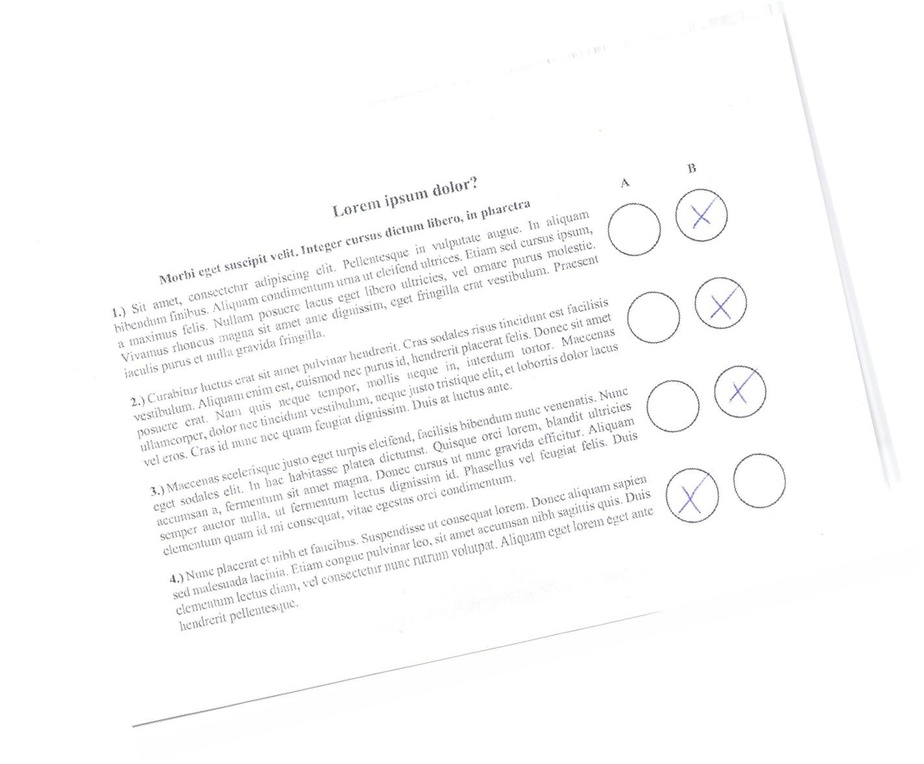
%> input picture Basic Image Processing/BIP_02_Assign/input/8.jpg, 924 x 764 px, shrunk from 1421 x 1174 before the run
$ octave detect_circle.m   (GNU Octave 9; MATLAB toolbox functions it lacks are replaced by stand-ins)
%> lines starting %> are read from the running program, lines starting %| are printed output that depends on the picture; in (x1, y1, x2, y2) boxes, pixels count from 0 and x2, y2 are one past the last pixel; in counts of white or black regions, pixels touching at a corner belong together; the program's own positions count from 1
clc;
clear all;
close all;
 currentimage= imread('/Users/kushgupta/Documents/MATLAB/BIP_02_Assign/input/8.jpg');
%> currentimage is the input picture: size 764x924x3 uint8; mean R, G, B 250.6, 250.6, 250.7
gray_image=rgb2gray(currentimage); % converting the image to gray_scale Image
new_gray_image=imadjust(gray_image); % This operation increases the contrast of the output image.
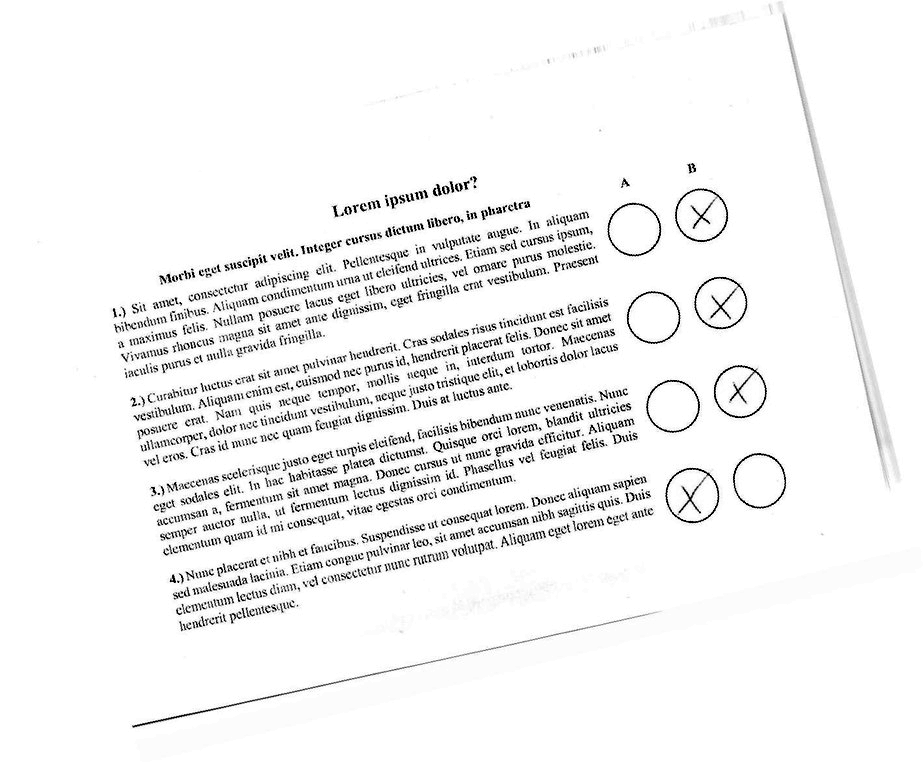
%> new_gray_image: size 764x924 uint8; min 0, max 255, mean 243.6
BW=imbinarize(new_gray_image,0.3);% converting gray scale image to binary
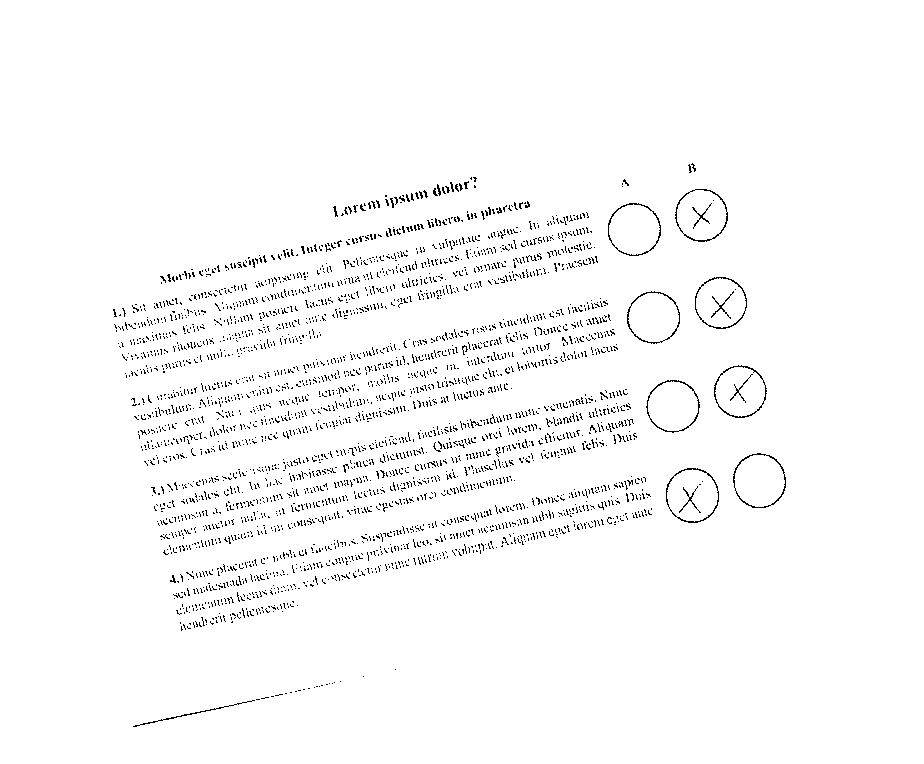
%> BW: size 764x924 logical; 97.5% white; black in thin lines or dots, all inside (x1, y1, x2, y2) = (113, 163, 786, 727)
%BW=rescale(BW);
edge_img = edge(BW,'canny'); % edge detection using canny edge detector
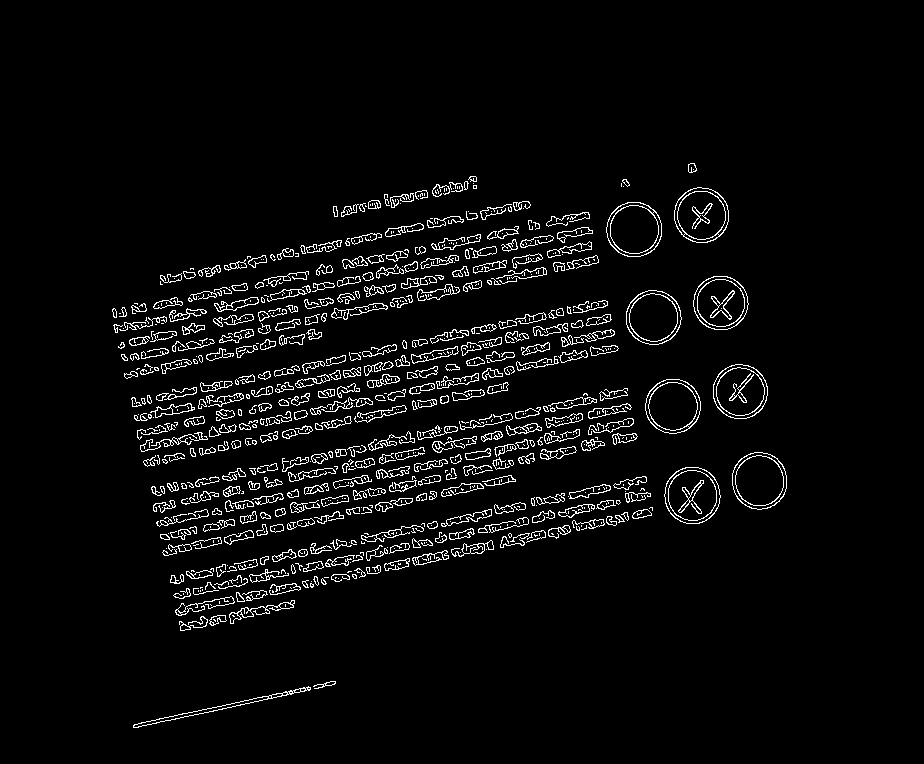
%> edge_img: size 764x924 logical; 4.2% white in thin lines or dots, all inside (x1, y1, x2, y2) = (112, 163, 787, 728)

%imshow(BW);
stat= regionprops(BW,'basic');
%> stat = 1 region; box (x1, y1, x2, y2), Area and Centroid: (0, 0, 924, 764) 688529 [463.5 382.1]
%disp(stat);

bb2=[0.80 0.80];
disp(bb2);

%> (the run ends here)

$ run again, with Basic Image Processing/BIP_02_Assign/input/1.jpg copied over Basic Image Processing/BIP_02_Assign/input/8.jpg
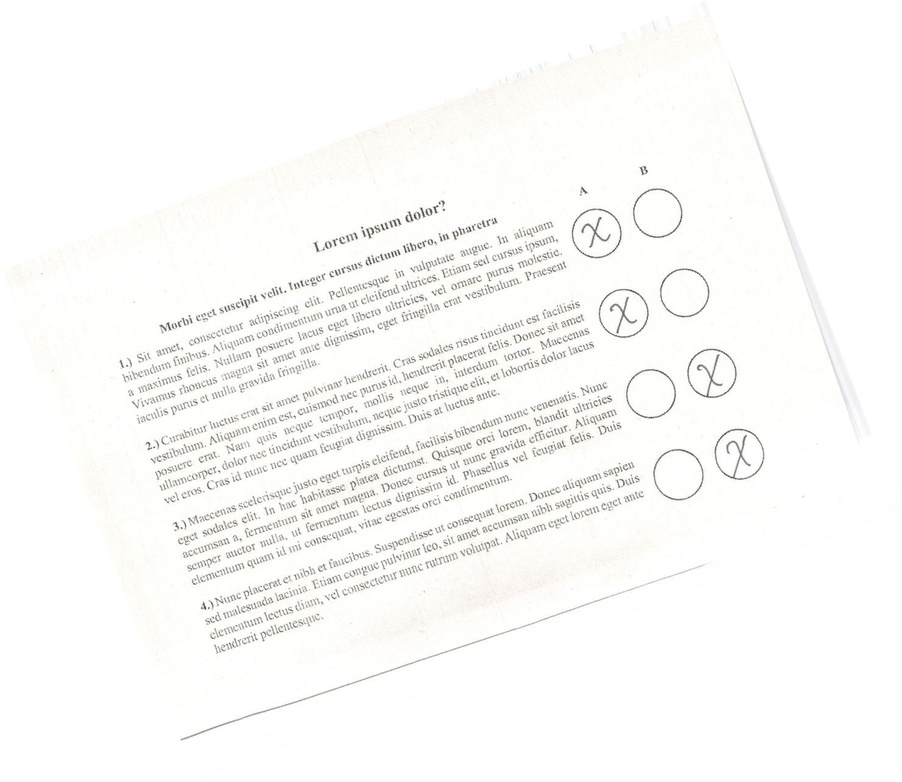
%> input picture Basic Image Processing/BIP_02_Assign/input/1.jpg, 902 x 782 px, shrunk from 1481 x 1285 before the run
%> currentimage is the input picture: size 782x902x3 uint8; mean R, G, B 250.1, 250, 248.3
%> `BW=imbinarize(new_gray_image,0.3);`:
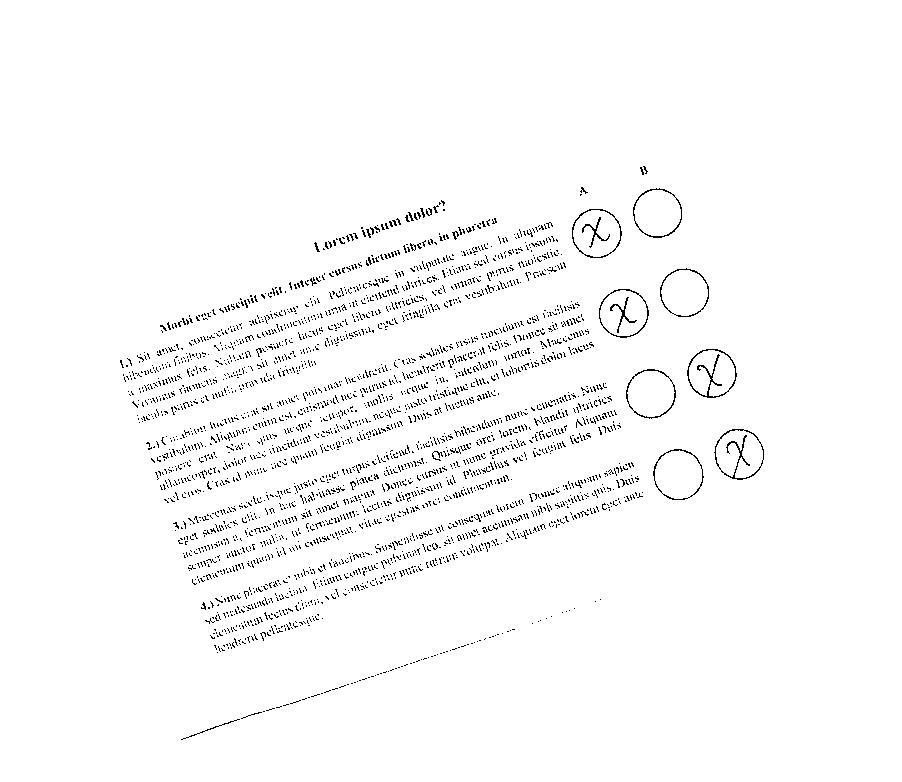
%> BW: size 782x902 logical; 97.6% white; black in thin lines or dots, all inside (x1, y1, x2, y2) = (120, 166, 764, 740)
%> `edge_img = edge(BW,'canny');`:
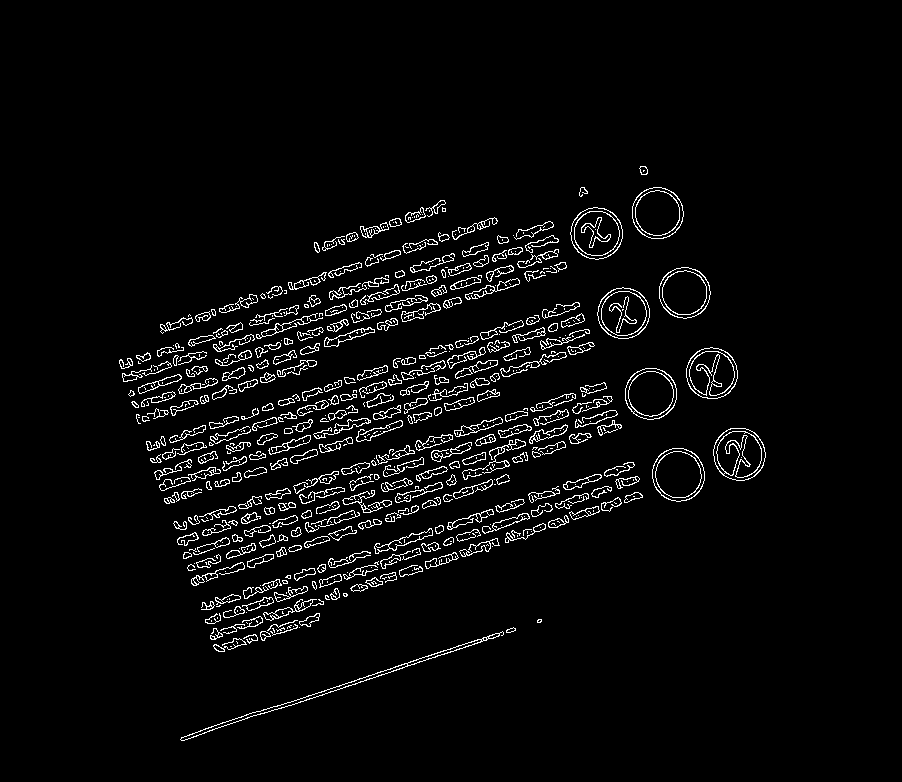
%> edge_img: size 782x902 logical; 3.9% white in thin lines or dots, all inside (x1, y1, x2, y2) = (119, 166, 766, 741)
%> stat = 1 region; box (x1, y1, x2, y2), Area and Centroid: (0, 0, 902, 782) 688236 [452.4 390.9]

$ run again, with Basic Image Processing/BIP_02_Assign/input/10.jpg copied over Basic Image Processing/BIP_02_Assign/input/8.jpg
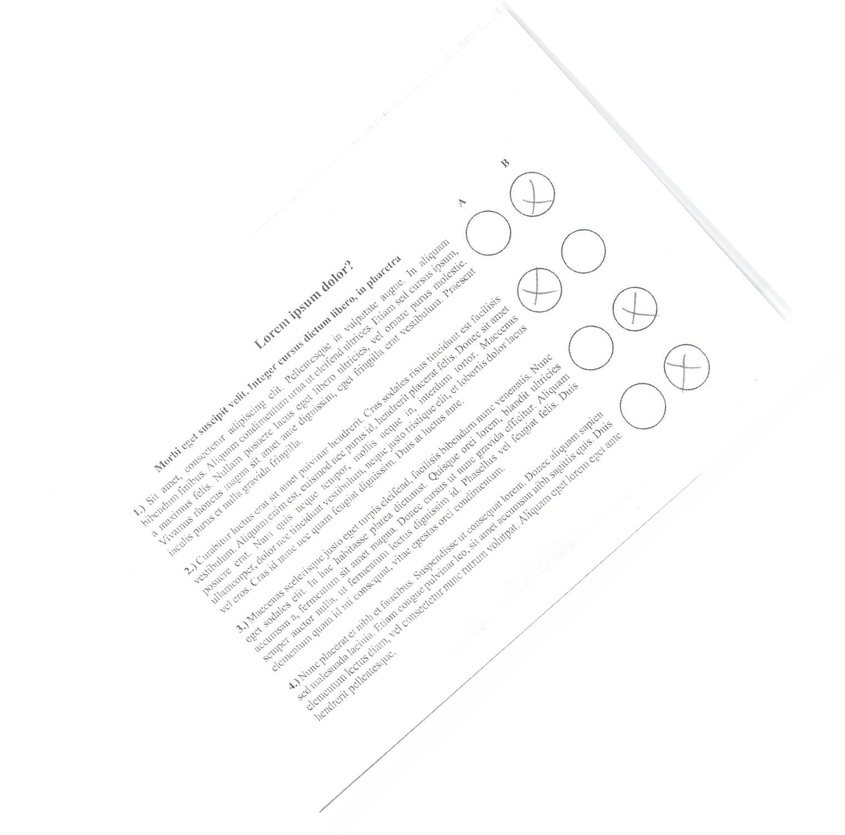
%> input picture Basic Image Processing/BIP_02_Assign/input/10.jpg, 845 x 835 px, shrunk from 1521 x 1504 before the run
%> currentimage is the input picture: size 835x845x3 uint8; mean R, G, B 251.7, 251.7, 251.7
%> `BW=imbinarize(new_gray_image,0.3);`:
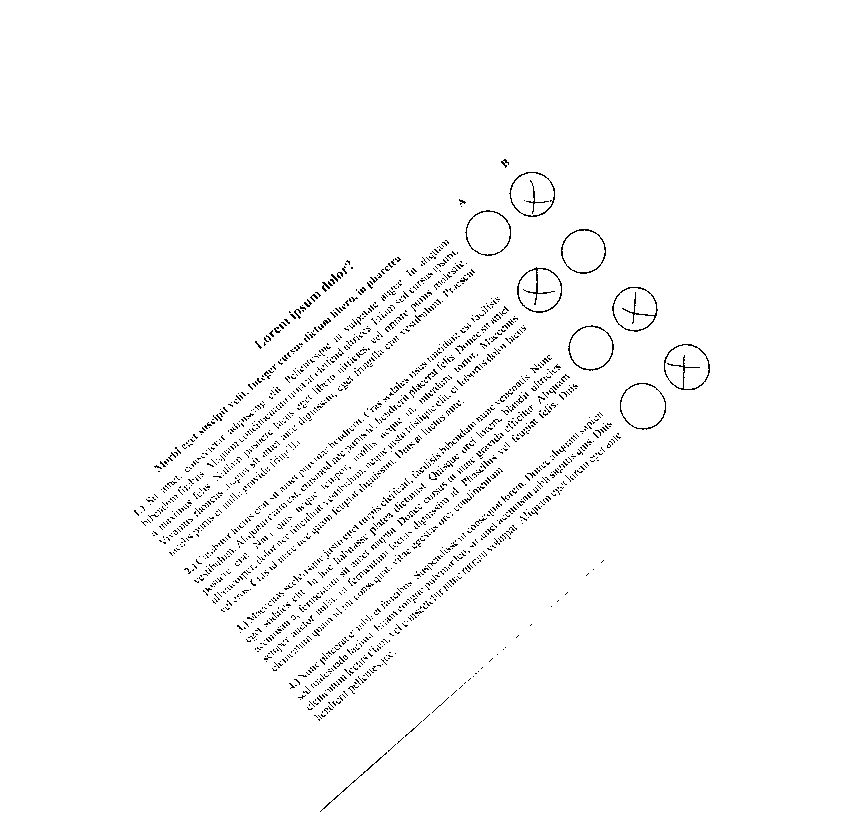
%> BW: size 835x845 logical; 97.9% white; black in thin lines or dots, all inside (x1, y1, x2, y2) = (134, 159, 710, 812)
%> `edge_img = edge(BW,'canny');`:
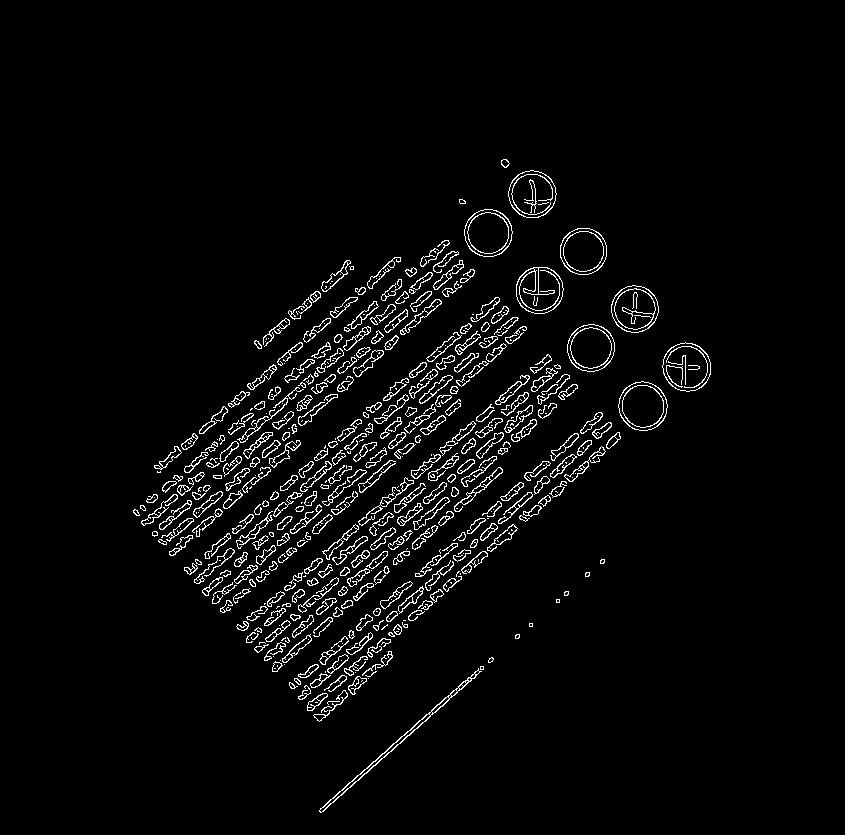
%> edge_img: size 835x845 logical; 3.5% white in thin lines or dots, all inside (x1, y1, x2, y2) = (133, 159, 711, 813)
%> stat = 1 region; box (x1, y1, x2, y2), Area and Centroid: (0, 0, 845, 835) 690527 [423.5 417.3]

$ run again, with Basic Image Processing/BIP_02_Assign/input/11.jpg copied over Basic Image Processing/BIP_02_Assign/input/8.jpg
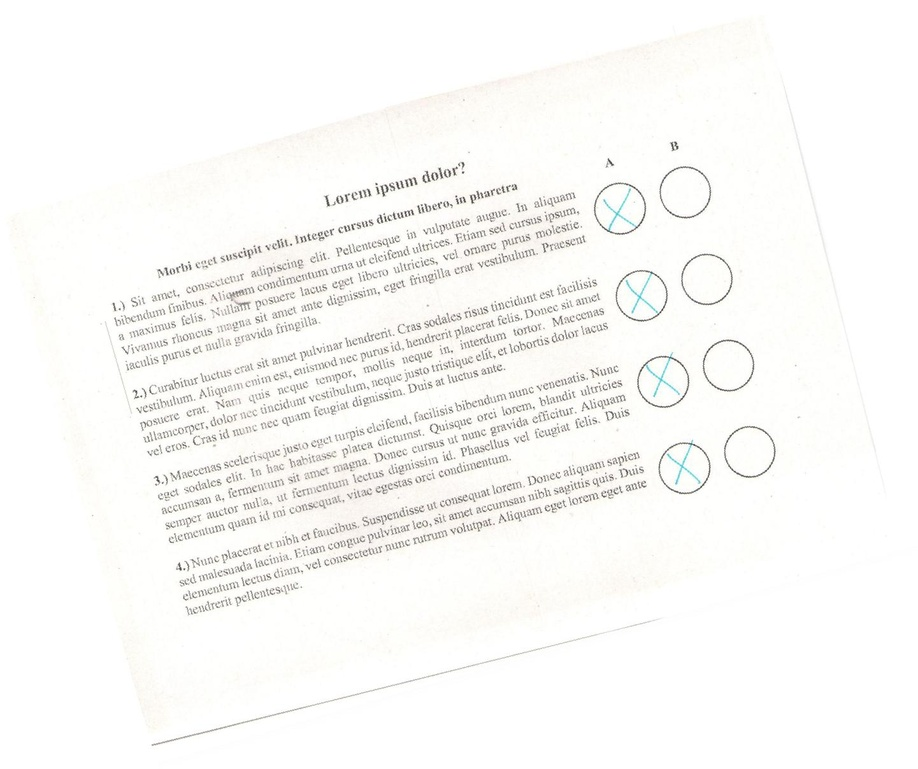
%> input picture Basic Image Processing/BIP_02_Assign/input/11.jpg, 918 x 769 px, shrunk from 1441 x 1207 before the run
%> currentimage is the input picture: size 769x918x3 uint8; mean R, G, B 249.5, 249.2, 247.2
%> `BW=imbinarize(new_gray_image,0.3);`:
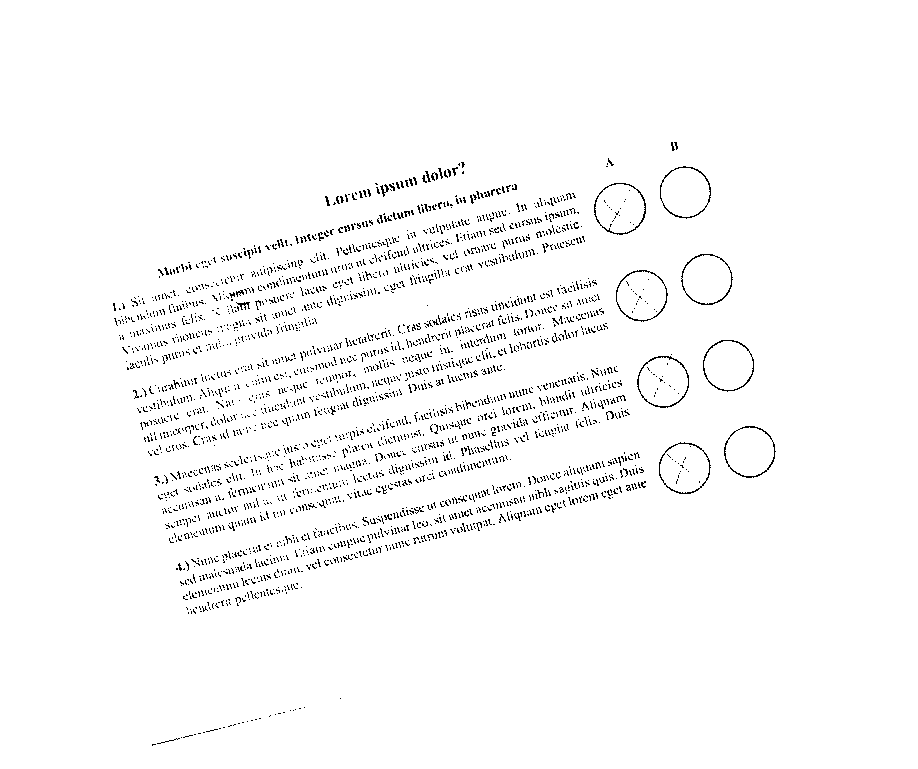
%> BW: size 769x918 logical; 97.5% white; black in thin lines or dots, all inside (x1, y1, x2, y2) = (113, 142, 776, 746)
%> `edge_img = edge(BW,'canny');`:
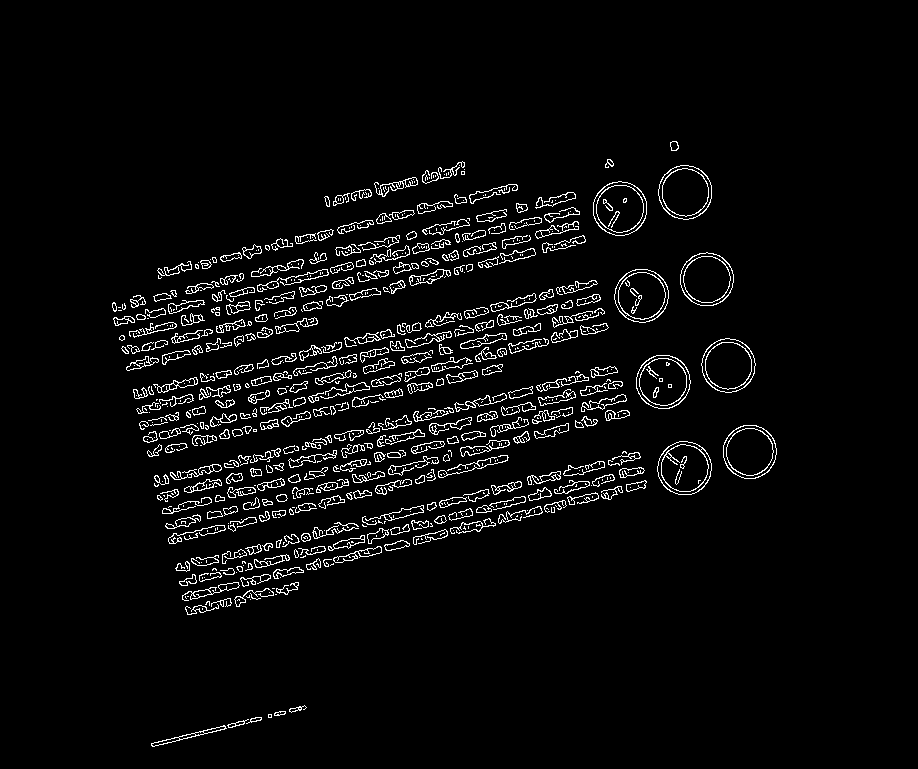
%> edge_img: size 769x918 logical; 4% white in thin lines or dots, all inside (x1, y1, x2, y2) = (112, 141, 777, 747)
%> stat = 1 region; box (x1, y1, x2, y2), Area and Centroid: (0, 0, 918, 769) 688114 [460.7 385.1]
